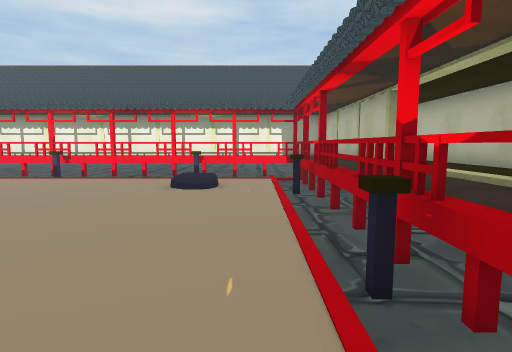
View 1 (above)

14 first-person views from a walk through a scene from a Unity 3-D project. The camera is 1.3 m above the floor, tilts 6° down and sees 80° across. The floor is counted in squares, 1 m on a side. Each view is taken from the middle of a square. On the plan, view 1 faces up. The plan holds only what a view shows up to about 14 squares ahead; the rest is blank. The place goes on beyond the plan.

View 2
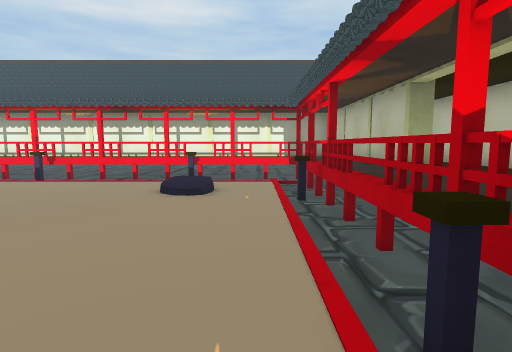

View 3
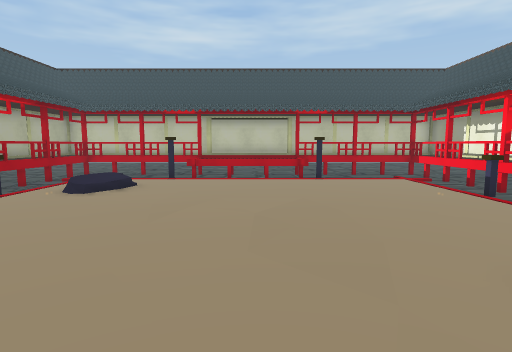

View 4
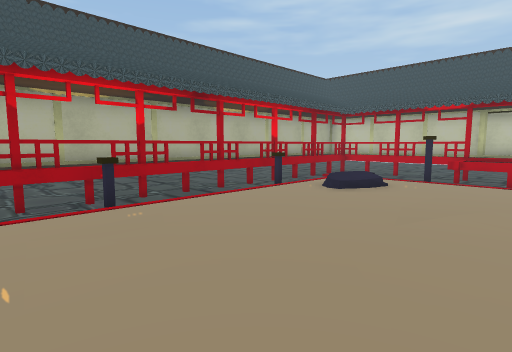

View 5
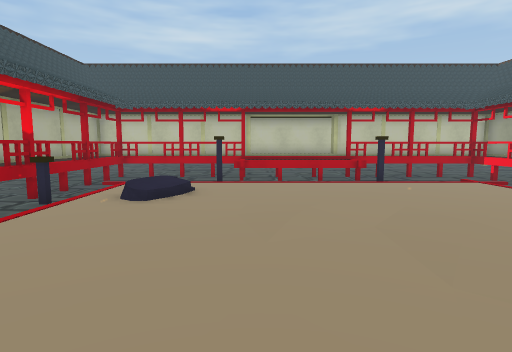

View 6
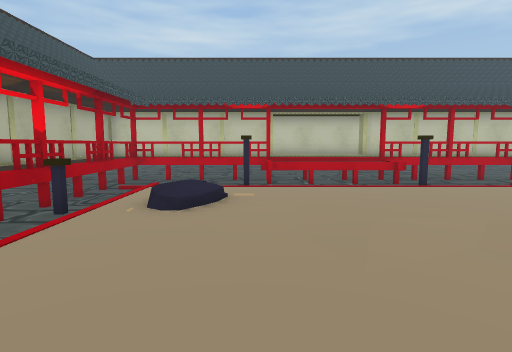

View 7
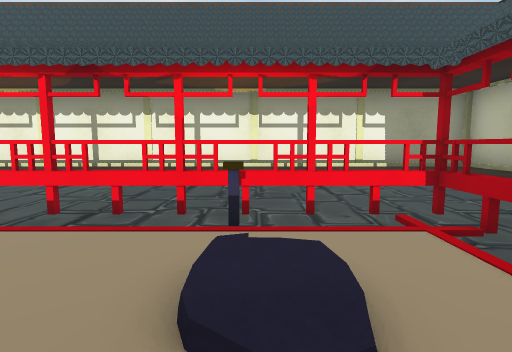

View 8
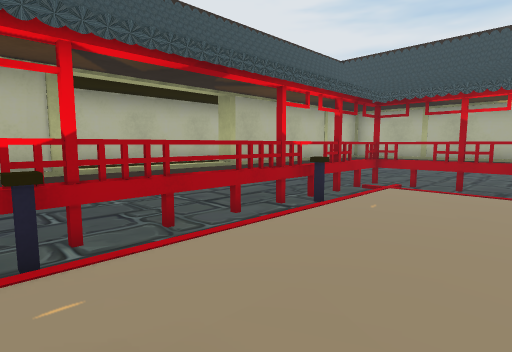

View 9
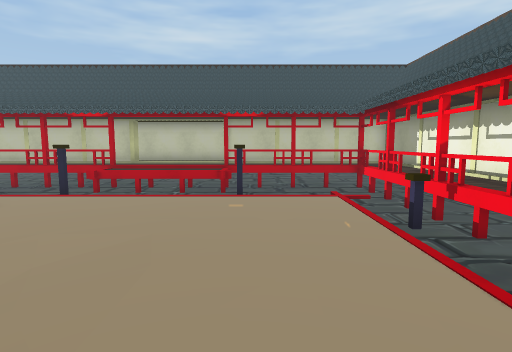

View 10
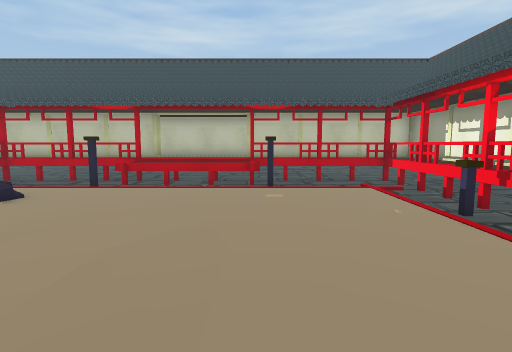

View 11
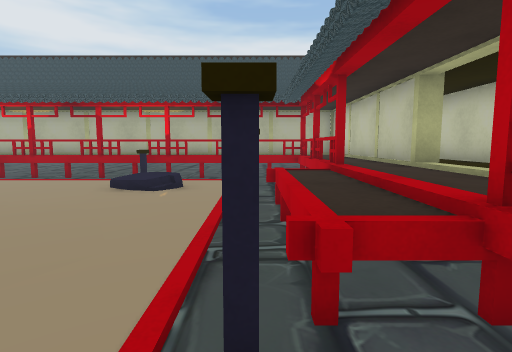

View 12
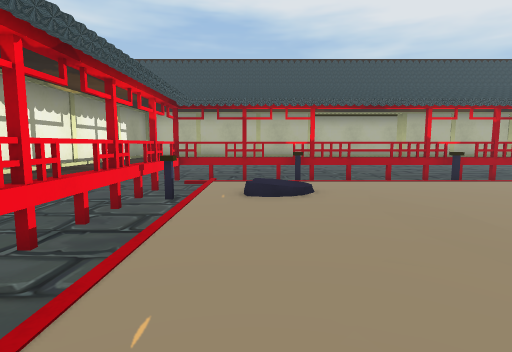

View 13
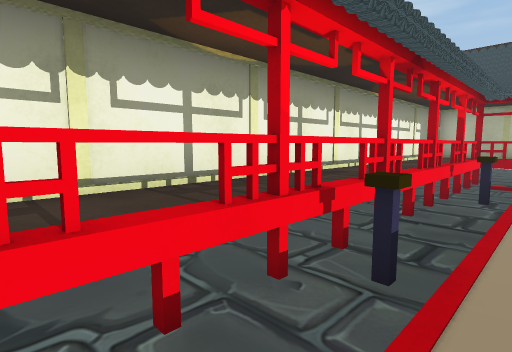

View 14
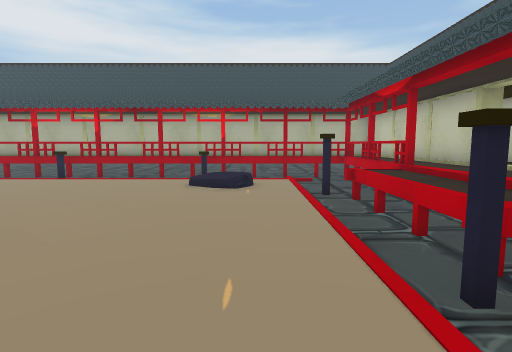

### Floor plan
Key: @ floor where view 1 was taken; # wall or solid block; . main floor; : floor 0.25 m higher than the main floor; / step, stairs or slope; = window, fence, low wall or low ledge; ^ raised ledge; P pillar; O other object.
Columns run from 16 left of view 1 to 4 right of it. Each row starts with its distance up from view 1.
 15  ###################
 14  ^^^^^^^^^^^^^^^^^^^
 13  ^^==#=P^#P===^###^^
 12  ^=.....O.....O...=^
 11  ^=...............=^
 10  ^#...........//..#^
  9  ^=.O.........:/.O^^
  8 ^^^^O............O^^^
  7 ^^^^..............#^^
  6 ^^^^..............=^^
  5 ^^^^..............=^^
  4 ^^^^..............=^^
  3  ^#.O............O^^
  2  ^=...///.........=^
  1  ^#...///.........#^
  0  ^=.............@.=^
 -1  ^#.....O.....O...#^
 -2  ^^==#=#^#====^#=#^^
 -3  ^^^^^^^^^^^^^^^^^^^

Positions as (right, up) in squares from view 1, and headings:
1: (0, 0), facing up
2: (0, 1), facing up
3: (0, 6), facing left
4: (0, 6), facing down-left
5: (-1, 4), facing left
6: (-2, 3), facing left
7: (-2, 7), facing up
8: (-3, 9), facing down-right
9: (-2, 9), facing left
10: (-2, 8), facing left
11: (-12, 10), facing down
12: (-10, 10), facing right
13: (-11, 11), facing up-right
14: (-10, 11), facing down
